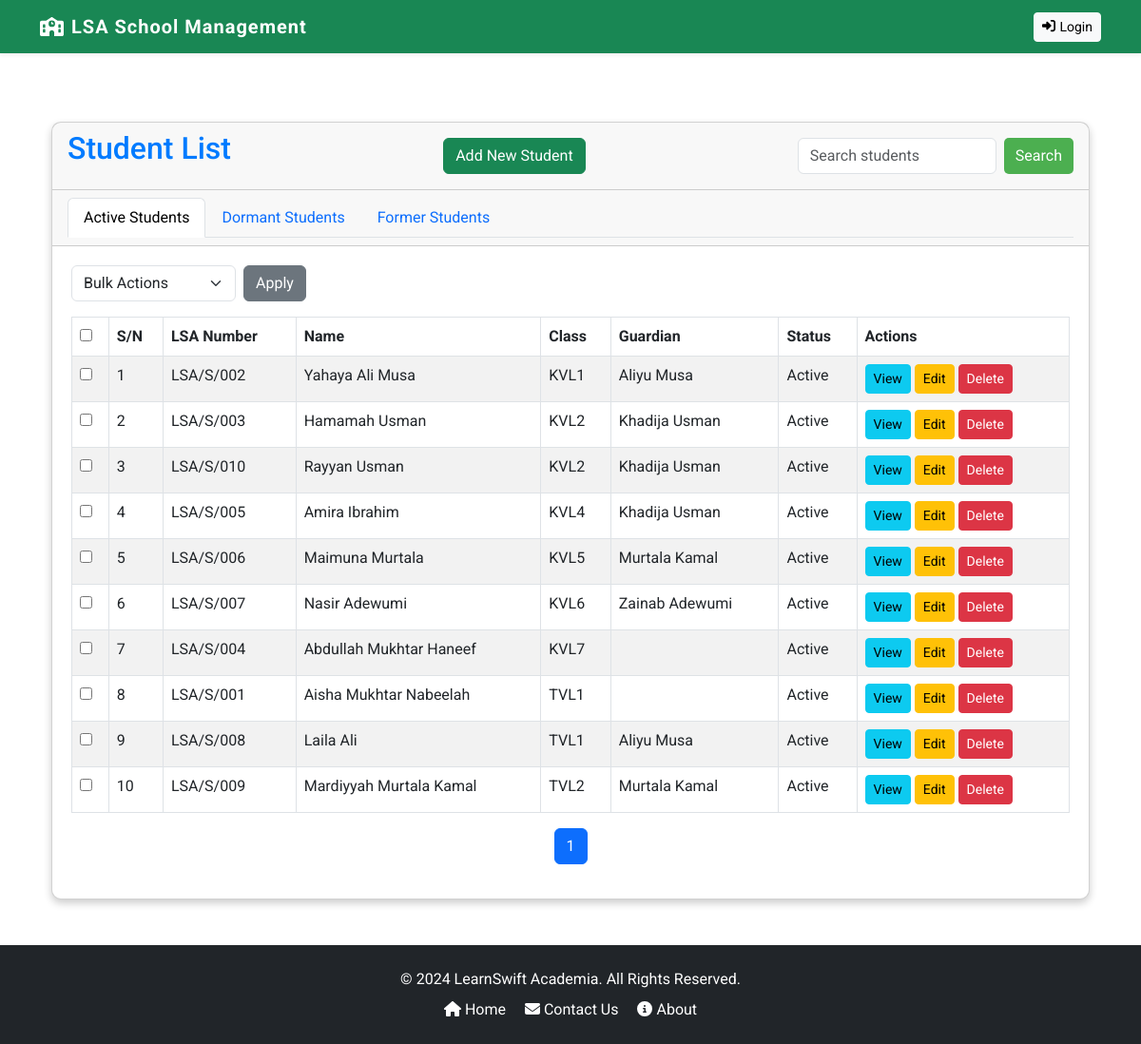
The page /students/ on the database its author committed.
### core/models.py (models this page shows, shortened)
class Student(models.Model):
    GENDER_CHOICES = [
        ('M', 'Male'),
        ('F', 'Female'),
    ]
    STATUS_CHOICES = [
        ('active', 'Active'),
        ('dormant', 'Dormant'),
        ('left', 'Left School'),
    ]
    user = models.OneToOneField(CustomUser, on_delete=models.CASCADE, primary_key=True, related_name='student')
    LSA_number = models.CharField(max_length=20, unique=True, null=True)
    profile_image = models.ImageField(upload_to='media/profile_images/', default='profile_images/default.jpg')
    date_of_birth = models.DateField()
    gender = models.CharField(max_length=1, choices=GENDER_CHOICES)
    student_guardian = models.ForeignKey('Guardian', on_delete=models.SET_NULL, null=True, related_name='students')
    relationship = models.CharField(max_length=50)
    current_class = models.ForeignKey('Class', on_delete=models.SET_NULL, null=True, blank=True, related_name='enrolled_students', default=None)
    status = models.CharField(max_length=10, choices=STATUS_CHOICES, default='active')
    promotion_history = models.TextField(blank=True)  # To store history of movements as JSON

class CustomUser(AbstractUser):
    USER_ROLES = (
        ('student', 'Student'),
        ('teacher', 'Teacher'),
        ('guardian', 'Guardian'),
        ('accountant', 'Accountant'),
        ('admin', 'Admin'),
    )
    role = models.CharField(max_length=20, choices=USER_ROLES)

class Class(models.Model):
    LEVEL_CHOICES = [
        ('Primary', 'Primary'),
        ('Secondary', 'Secondary'),
    ]
    name = models.CharField(max_length=20, unique=True)
    school_level = models.CharField(max_length=20, choices=LEVEL_CHOICES, unique=False, default=None)
    description = models.TextField()
    teacher = models.ForeignKey('Teacher', on_delete=models.SET_NULL, null=True, blank=True, related_name='classes')
    subjects = models.ManyToManyField('Subject', related_name='class_set', blank=True)  # Assuming you have a Subject model
    students = models.ManyToManyField('Student', related_name='classes', blank=True)
    order = models.PositiveIntegerField(null=True)  # Order defines the class progression

class Guardian(models.Model):
    GENDER_CHOICES = [
        ('M', 'Male'),
        ('F', 'Female'),
    ]
    STATUS_CHOICES = [
        ('active', 'Active'),
        ('dormant', 'Dormant'),
        ('left', 'Left School'),
    ]
    user = models.OneToOneField(CustomUser, on_delete=models.CASCADE, primary_key=True, related_name='guardian')
    gender = models.CharField(max_length=1, choices=GENDER_CHOICES, default='M')
    profile_image = models.ImageField(upload_to='media/profile_images/', default='profile_images/default.jpg')
    contact = models.CharField(max_length=15, null=True)
    address = models.TextField()
    status = models.CharField(max_length=10, choices=STATUS_CHOICES, default='active')

### core/student/views.py (the view, shortened to what this page needs)
# urls.py: path('students/', StudentListView.as_view(), name='student_list'),
class StudentListView(View):
    template_name = 'student/student_list.html'
    def get(self, request, *args, **kwargs):
        query = request.GET.get('q', '')
        status = request.GET.get('status', 'active')  # Default to 'active'
        students = Student.objects.filter(status=status).order_by('current_class')
        paginator = Paginator(students, 15)  # Show 15 students per page
        page_number = request.GET.get('page')
        page_obj = paginator.get_page(page_number)
        return render(request, self.template_name, {
            'page_obj': page_obj,
            'active_tab': status
        })

### core/templates/student/student_list.html (shortened to what this page needs)
{% extends 'base.html' %}
{% block content %}
<div class="container mt-4">
    <div class="card">
        <div class="card-header d-flex justify-content-between align-items-center">
            <h2 class="mb-3">Student List</h2>
            <a href="{% url 'student_create' %}" class="btn btn-success">Add New Student</a>
            <form method="get" class="d-inline-flex">
                <input type="text" name="q" class="form-control me-2" placeholder="Search students" value="{{ request.GET.q }}">
                <button type="submit" class="btn btn-primary">Search</button>
            </form>
        </div>
        <div class="card-header">
            <ul class="nav nav-tabs">
                <li class="nav-item">
                    <a class="nav-link {% if active_tab == 'active' %}active{% endif %}" href="?status=active">Active Students</a>
                </li>
                <li class="nav-item">
                    <a class="nav-link {% if active_tab == 'dormant' %}active{% endif %}" href="?status=dormant">Dormant Students</a>
                </li>
                <li class="nav-item">
                    <a class="nav-link {% if active_tab == 'left' %}active{% endif %}" href="?status=left">Former Students</a>
                </li>
            </ul>
        </div>
        <div class="card-body">
            <form method="post" action="{% url 'bulk_update_students' %}" id="bulk-action-form">
                <div class="d-flex justify-content-between mb-3">
                    <div class="d-inline-flex">
                        <select name="action" class="form-select me-2" required>
                            <option value="" disabled selected>Bulk Actions</option>
                        </select>
                        <button type="submit" class="btn btn-secondary">Apply</button>
                    </div>
                </div>
                <table class="table table-striped table-bordered">
                    <thead>
                        <tr>
                            <th><input type="checkbox" id="select-all"></th>
                            <th>S/N</th>
                            <th>LSA Number</th>
                            <th>Name</th>
                            <th>Class</th>
                            <th>Guardian</th>
                            <th>Status</th>
                            <th>Actions</th>
                        </tr>
                    </thead>
                    <tbody>
                        {% for student in page_obj %}
                        <tr>
                            <td>
                                <input type="checkbox" name="selected_students" value="{{ student.user.id }}" class="select-student">
                            </td>
                            <td>{{ forloop.counter }}</td>
                            <td>{{ student.LSA_number }}</td>
                            <td>{{ student.user.get_full_name }}</td>
                            <td>{{ student.current_class.name }}</td>
                            <td>{{ student.student_guardian.user.get_full_name }}</td>
                            <td>{{ student.get_status_display }}</td>
                            <td>
                                <a href="{% url 'student_detail' student.user.id %}" class="btn btn-info btn-sm">View</a>
                                <a href="{% url 'student_update' student.user.id %}" class="btn btn-warning btn-sm">Edit</a>
                                <form action="{% url 'student_delete' student.user.id %}" method="post" style="display:inline;">
                                    <button type="submit" class="btn btn-danger btn-sm"
                                            onclick="return confirm('Are you sure you want to delete this student?');">
                                        Delete
                                    </button>
                                </form>
                            </td>
                        </tr>
                        {% empty %}
                        <tr>
                            <td colspan="8" class="text-center">No students found in this category.</td>
                        </tr>
                        {% endfor %}
                    </tbody>
                </table>
            </form>
            <nav aria-label="Page navigation">
                <ul class="pagination justify-content-center">
                    {% for page_num in page_obj.paginator.page_range %}
                    <li class="page-item {% if page_num == page_obj.number %}active{% endif %}">
                        <a class="page-link" href="?page={{ page_num }}&status={{ active_tab }}">{{ page_num }}</a>
                    </li>
                    {% endfor %}
                </ul>
            </nav>
        </div>
    </div>
</div>
{% endblock %}

### core/static/css/custom.css (style rules this page uses)
:root { --bs-primary: #4e73df; --bs-secondary: #858796; --bs-success: #1cc88a; --bs-info: #36b9cc; --bs-warning: #f6c23e; --bs-danger: #e74a3b; --bs-light: #f8f9fc; --bs-dark: #5a5c69; --bs-font-sans-serif: 'Roboto', sans-serif; }
html, body { height: 100%; margin: 0; display: flex; flex-direction: column; }
body { font-family: 'Roboto', sans-serif; }
h1, h2, h3, h4, h5, h6 { color: #007bff; }
.card { box-shadow: 0 4px 8px 0 rgba(0, 0, 0, 0.2); transition: 0.3s; border-radius: 10px; }
.card-body { padding: 20px; }
.btn-primary { background-color: #4CAF50; border: none; border-radius: 5px; }

### rows shown on the page
Student: LSA_number "LSA/S/002", user.get_full_name "Yahaya Ali Musa", current_class.name "KVL1", student_guardian.user.get_full_name "Aliyu Musa", status "Active"
Student: LSA_number "LSA/S/003", user.get_full_name "Hamamah Usman", current_class.name "KVL2", student_guardian.user.get_full_name "Khadija Usman", status "Active"
Student: LSA_number "LSA/S/010", user.get_full_name "Rayyan Usman", current_class.name "KVL2", student_guardian.user.get_full_name "Khadija Usman", status "Active"
Student: LSA_number "LSA/S/005", user.get_full_name "Amira Ibrahim", current_class.name "KVL4", student_guardian.user.get_full_name "Khadija Usman", status "Active"
Student: LSA_number "LSA/S/006", user.get_full_name "Maimuna Murtala", current_class.name "KVL5", student_guardian.user.get_full_name "Murtala Kamal", status "Active"
Student: LSA_number "LSA/S/007", user.get_full_name "Nasir Adewumi", current_class.name "KVL6", student_guardian.user.get_full_name "Zainab Adewumi", status "Active"
Student: LSA_number "LSA/S/004", user.get_full_name "Abdullah Mukhtar Haneef", current_class.name "KVL7", status "Active"
Student: LSA_number "LSA/S/001", user.get_full_name "Aisha Mukhtar Nabeelah", current_class.name "TVL1", status "Active"
Student: LSA_number "LSA/S/008", user.get_full_name "Laila Ali", current_class.name "TVL1", student_guardian.user.get_full_name "Aliyu Musa", status "Active"
Student: LSA_number "LSA/S/009", user.get_full_name "Mardiyyah Murtala Kamal", current_class.name "TVL2", student_guardian.user.get_full_name "Murtala Kamal", status "Active"

### other values the page prints
{{ page_num }} "1"
